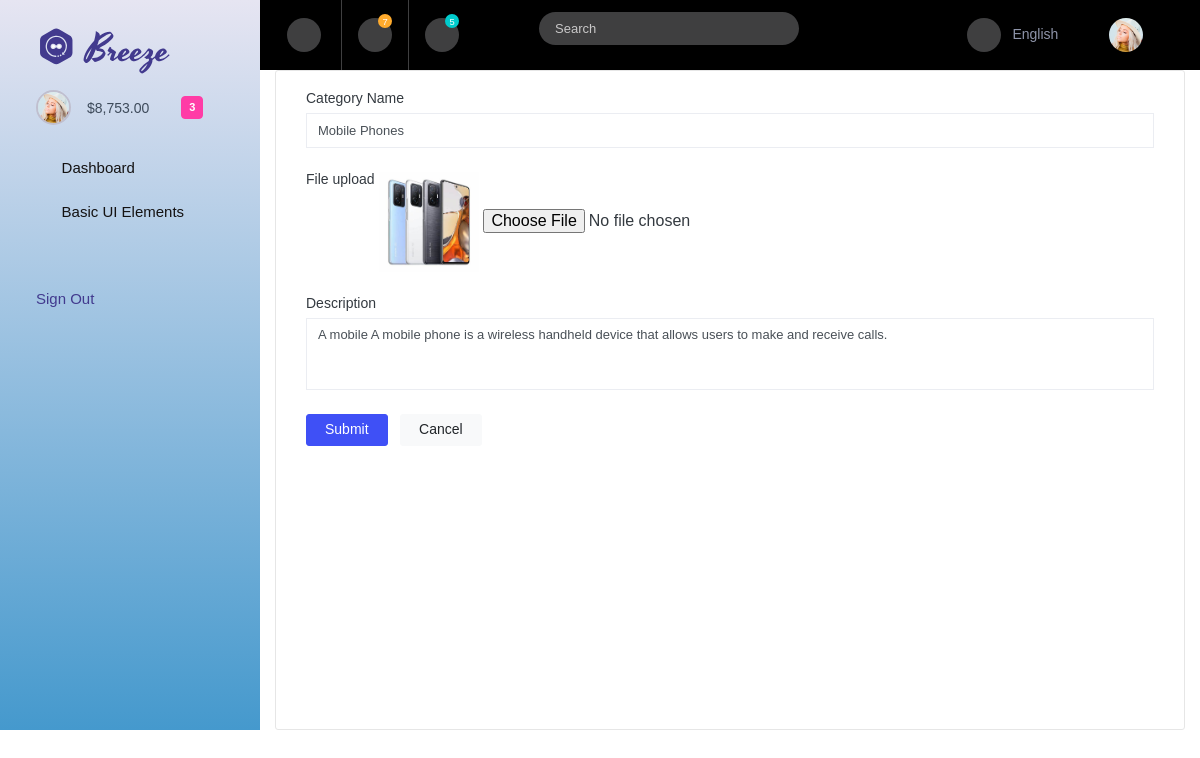
The app's page /superapp/editcateg/6/ with its own data.
### superapp/models.py (models this page shows)
class categorydb (models.Model):
    Category_Name=models.CharField(max_length=100,null=True,blank=True)
    Category_Image=models.ImageField(upload_to="cat_img",null=True,blank=True)
    Description=models.CharField(max_length=100,null=True,blank=True)

### superapp/views.py (the view)
# urls.py: path('editcateg/<int:catid>/',views.editcateg,name="editcateg"),
def editcateg(req,catid):
    category=categorydb.objects.get(id=catid)
    return render(req,"Editcategory.html",{'category':category})

### superapp/templates/Editcategory.html (shortened to what this page needs)
<!DOCTYPE >
{% extends 'Indexpage.html' %}
{% block content %}
<html>
<head>
</head>
<body>
<div class="col-12 grid-margin stretch-card">
                <div class="card">
                  <div class="card-body">
                    <form class="forms-sample" method="post" action="{% url 'update_cate' catid=category.id %}" enctype="multipart/form-data">
                      <div class="form-group">
                        <label for="">Category Name</label>
                        <input type="text" class="form-control" id="" placeholder="Category Name" name="cname" value="{{category.Category_Name}}">
                      </div>
                      <div class="form-group">
                        <label>File upload</label>
                          <img src="{{category.Category_Image}}" width="100px" height="100px">
                        <input type="file" name="img" >
                      </div>
                      <div class="form-group">
                        <label for="exampleTextarea1">Description</label>
                        <textarea class="form-control" id="exampleTextarea1" rows="4" name="descript">{{category.Description}}</textarea>
                      </div>
                      <button type="submit" class="btn btn-primary mr-2"> Submit </button>
                      <button class="btn btn-light">Cancel</button>
                    </form>
                  </div>
                </div>
              </div>
</body>
</html>
{% endblock %}

### records on screen
categorydb: cname "Mobile Phones", Category_Image (picture), descript "A mobile A mobile phone is a wireless handheld device that allows users to make and receive calls."
